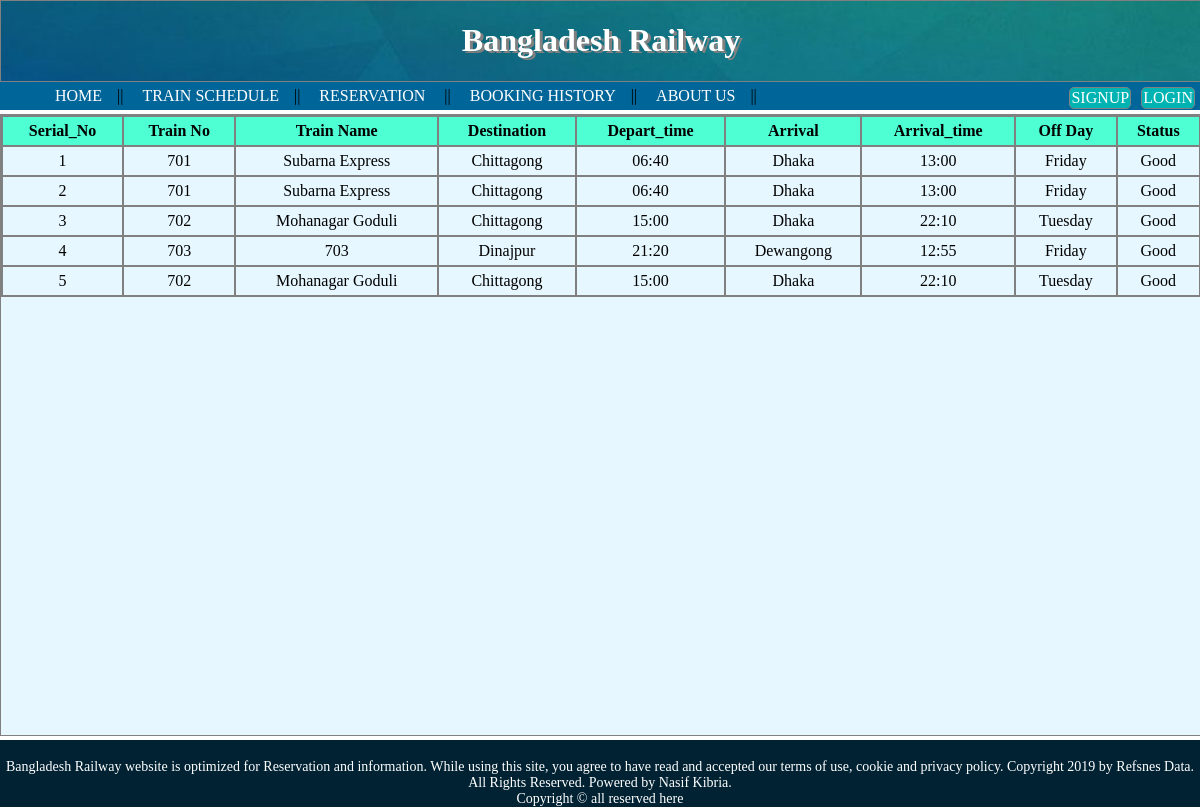
The page /page2.php on the database its author committed.
### tables this page shows
CREATE TABLE `trainschedule` (
  `Serial_No` int(11) NOT NULL,
  `Train No` int(11) NOT NULL,
  `Train Name` varchar(255) NOT NULL,
  `Destination` varchar(255) NOT NULL,
  `Depart Time` varchar(255) NOT NULL,
  `Arrival` varchar(255) NOT NULL,
  `Arrival Time` varchar(255) NOT NULL,
  `Off Day` varchar(255) NOT NULL,
  `Status` text NOT NULL
);

### page2.php (the view, shortened to what this page needs)
<!DOCTYPE html>
<html>
	<head>
	<link rel="stylesheet" href="style1.css"/>
	<link rel="stylesheet" href="https://cdnjs.cloudflare.com/ajax/libs/font-awesome/4.7.0/css/font-awesome.min.css">
	</head>
	<body>
		<?php
			include("login.php");
		?>
		<div class="background">
			<?php
				include("head.php");
			?>
			<div class="aboutusbody">
				<div class="tablediv">
				<table  >
	<?php
	$sql="select * from trainschedule";
	$res=mysqli_query($conn,$sql);
	echo '<table border="2">';
	echo '<tr>';
		echo '<th>'.'Serial_No'.'</th>';
		echo '<th>'.'Train No'.'</th>';
		echo '<th>'.'Train Name'.'</th>';
		echo '<th>'.'Destination'.'</th>';
		echo '<th>'.'Depart_time'.'</th>';
		echo '<th>'.'Arrival'.'</th>';
		echo '<th>'.'Arrival_time'.'</th>';
		echo '<th>'.'Off Day'.'</th>';
		echo '<th>'.'Status'.'</th>';
	echo '</tr>';
	while($arr=mysqli_fetch_array($res))
	{
		echo '<tr>';
		echo '<td>'.$arr['Serial_No'].'</td>';
		echo '<td>'.$arr['Train No'].'</td>';
		echo '<td>'.$arr['Train Name'].'</td>';
		echo '<td>'.$arr['Destination'].'</td>';
		echo '<td>'.$arr['Depart Time'].'</td>';
		echo '<td>'.$arr['Arrival'].'</td>';
		echo '<td>'.$arr['Arrival Time'].'</td>';
		echo '<td>'.$arr['Off Day'].'</td>';
		echo '<td>'.$arr['Status'].'</td>';
		echo '</tr>';
	}
	echo '</table>';
?>
				</div>
			</div>
		<footer class="footer">
			<p align="center">Bangladesh Railway website is optimized for Reservation and information. While using this site, you agree to have read and accepted our terms of use, cookie and privacy policy. Copyright 2019 by Refsnes Data. All Rights Reserved.
			Powered by Nasif Kibria.<br>Copyright © all reserved here</p>
		</footer>
	</body>
</html>

### head.php (shortened to what this page needs)
<div class="head">
				<h1 class="title">Bangladesh Railway</h1>
			</div>
			<div class="subheader">
			<ul>
				<li><a href="page1.php">HOME</a></li>||
				<li><a href="page2.php">TRAIN SCHEDULE</a></li>||
				<li><a href="page3.php">RESERVATION</a></li> ||
				<li><a href="page4.php">BOOKING HISTORY</a></li>||
				<li style="float: right; border: 1px solid gray; border-radius: 5px; padding:1px;  cursor: pointer;color: white; background-color: #00b3b3;" onclick="fac()">LOGIN</li>
				<li style="float: right; border: 1px solid gray; border-radius: 5px; padding:1px;  cursor: pointer;color: white; background-color: #00b3b3;" onclick="facSign()">SIGNUP</li>
				<li><a href="aboutus.php">ABOUT US</a></li>||
			</ul>
			</div>

### style1.css (style rules this page uses)
html, body { height: 100%; margin: 0; }
.background { height: auto; }
.head { width:100%; height:auto; border: 1px solid gray; background-image: url("img/Monthly-Website-Header-background.jpg") ; color: white; min-width:540px; }
.title { text-shadow: 3px 2px gray; text-align:center; }
.subheader { position: -webkit-sticky; position: sticky; top: 0; width: 100%; height: auto; background-color: #006699; }
.subheader ul { margin: 0px; }
.subheader ul li { display: inline-block; margin: 5px; }
.subheader ul li a { text-decoration: none; color: white; padding: 10px; text-align: center; }
.footer { width: 100%; bottom: 0; background-color:#002233; text-align: center; color: white; font-size: 14px; padding-top: 5px; }
.aboutusbody { display: inline-block; border: 1px solid gray; width: 100%; height: 620px; background-color: #e6f7ff; font: left; }
.tablediv { height:auto; width: 100% }

### page2.php (style rules this page uses)
th { background-color: #4dffd2; }
table, th, td { border: 2px solid gray; border-collapse: collapse; }
th, td { padding: 5px; text-align: center; }
table { border-spacing: 15px; width:100%; }

### rows shown on the page
trainschedule: Serial_No "1", Train No "701", Train Name "Subarna Express", Destination "Chittagong", Depart Time "06:40", Arrival "Dhaka", Arrival Time "13:00", Off Day "Friday", Status "Good"
trainschedule: Serial_No "2", Train No "701", Train Name "Subarna Express", Destination "Chittagong", Depart Time "06:40", Arrival "Dhaka", Arrival Time "13:00", Off Day "Friday", Status "Good"
trainschedule: Serial_No "3", Train No "702", Train Name "Mohanagar Goduli", Destination "Chittagong", Depart Time "15:00", Arrival "Dhaka", Arrival Time "22:10", Off Day "Tuesday", Status "Good"
trainschedule: Serial_No "4", Train No "703", Train Name "703", Destination "Dinajpur", Depart Time "21:20", Arrival "Dewangong", Arrival Time "12:55", Off Day "Friday", Status "Good"
trainschedule: Serial_No "5", Train No "702", Train Name "Mohanagar Goduli", Destination "Chittagong", Depart Time "15:00", Arrival "Dhaka", Arrival Time "22:10", Off Day "Tuesday", Status "Good"
